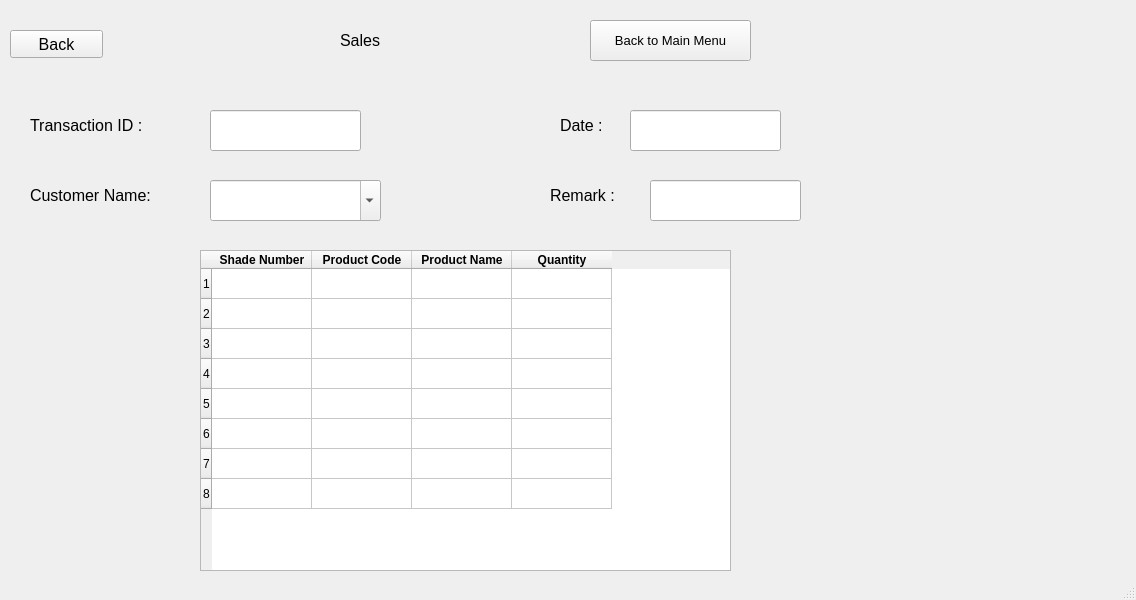
<?xml version="1.0" encoding="UTF-8"?>
<ui version="4.0">
 <class>MainWindow</class>
 <widget class="QMainWindow" name="MainWindow">
  <property name="geometry">
   <rect>
    <x>0</x>
    <y>0</y>
    <width>1136</width>
    <height>600</height>
   </rect>
  </property>
  <property name="windowTitle">
   <string>MainWindow</string>
  </property>
  <widget class="QWidget" name="centralwidget">
   <widget class="QLineEdit" name="date">
    <property name="geometry">
     <rect>
      <x>630</x>
      <y>110</y>
      <width>151</width>
      <height>41</height>
     </rect>
    </property>
    <property name="font">
     <font>
      <pointsize>12</pointsize>
     </font>
    </property>
   </widget>
   <widget class="QLabel" name="label_4">
    <property name="geometry">
     <rect>
      <x>560</x>
      <y>100</y>
      <width>71</width>
      <height>51</height>
     </rect>
    </property>
    <property name="font">
     <font>
      <pointsize>12</pointsize>
     </font>
    </property>
    <property name="text">
     <string>Date :</string>
    </property>
   </widget>
   <widget class="QLabel" name="label_6">
    <property name="geometry">
     <rect>
      <x>30</x>
      <y>170</y>
      <width>161</width>
      <height>51</height>
     </rect>
    </property>
    <property name="font">
     <font>
      <pointsize>12</pointsize>
     </font>
    </property>
    <property name="text">
     <string>Customer Name:</string>
    </property>
   </widget>
   <widget class="QLabel" name="label_7">
    <property name="geometry">
     <rect>
      <x>550</x>
      <y>170</y>
      <width>101</width>
      <height>51</height>
     </rect>
    </property>
    <property name="font">
     <font>
      <pointsize>12</pointsize>
     </font>
    </property>
    <property name="text">
     <string>Remark :</string>
    </property>
   </widget>
   <widget class="QPushButton" name="shade_confirm">
    <property name="geometry">
     <rect>
      <x>860</x>
      <y>640</y>
      <width>111</width>
      <height>51</height>
     </rect>
    </property>
    <property name="font">
     <font>
      <pointsize>12</pointsize>
     </font>
    </property>
    <property name="text">
     <string>Confirm</string>
    </property>
   </widget>
   <widget class="QLineEdit" name="shade_add_total">
    <property name="geometry">
     <rect>
      <x>260</x>
      <y>630</y>
      <width>151</width>
      <height>41</height>
     </rect>
    </property>
    <property name="font">
     <font>
      <pointsize>12</pointsize>
     </font>
    </property>
   </widget>
   <widget class="QPushButton" name="back_add_rm">
    <property name="geometry">
     <rect>
      <x>10</x>
      <y>30</y>
      <width>93</width>
      <height>28</height>
     </rect>
    </property>
    <property name="font">
     <font>
      <pointsize>12</pointsize>
     </font>
    </property>
    <property name="text">
     <string>Back</string>
    </property>
   </widget>
   <widget class="QLineEdit" name="shade_transaction_id">
    <property name="geometry">
     <rect>
      <x>210</x>
      <y>110</y>
      <width>151</width>
      <height>41</height>
     </rect>
    </property>
    <property name="font">
     <font>
      <pointsize>12</pointsize>
     </font>
    </property>
   </widget>
   <widget class="QPushButton" name="pushButton">
    <property name="geometry">
     <rect>
      <x>590</x>
      <y>20</y>
      <width>161</width>
      <height>41</height>
     </rect>
    </property>
    <property name="font">
     <font>
      <pointsize>10</pointsize>
     </font>
    </property>
    <property name="text">
     <string>Back to Main Menu</string>
    </property>
   </widget>
   <widget class="QLineEdit" name="shade_remark">
    <property name="geometry">
     <rect>
      <x>650</x>
      <y>180</y>
      <width>151</width>
      <height>41</height>
     </rect>
    </property>
    <property name="font">
     <font>
      <pointsize>12</pointsize>
     </font>
    </property>
   </widget>
   <widget class="QLabel" name="label_3">
    <property name="geometry">
     <rect>
      <x>340</x>
      <y>20</y>
      <width>151</width>
      <height>41</height>
     </rect>
    </property>
    <property name="font">
     <font>
      <pointsize>12</pointsize>
     </font>
    </property>
    <property name="text">
     <string>Sales</string>
    </property>
   </widget>
   <widget class="QLabel" name="label_9">
    <property name="geometry">
     <rect>
      <x>110</x>
      <y>620</y>
      <width>161</width>
      <height>51</height>
     </rect>
    </property>
    <property name="font">
     <font>
      <pointsize>12</pointsize>
     </font>
    </property>
    <property name="text">
     <string>Total Quantity :</string>
    </property>
   </widget>
   <widget class="QComboBox" name="shade_customer">
    <property name="geometry">
     <rect>
      <x>210</x>
      <y>180</y>
      <width>171</width>
      <height>41</height>
     </rect>
    </property>
    <property name="font">
     <font>
      <pointsize>12</pointsize>
     </font>
    </property>
    <property name="editable">
     <bool>true</bool>
    </property>
    <item>
     <property name="text">
      <string/>
     </property>
    </item>
    <item>
     <property name="text">
      <string>Rajesh</string>
     </property>
    </item>
    <item>
     <property name="text">
      <string>Nishit</string>
     </property>
    </item>
    <item>
     <property name="text">
      <string>Nilay</string>
     </property>
    </item>
    <item>
     <property name="text">
      <string>Parth</string>
     </property>
    </item>
   </widget>
   <widget class="QLabel" name="label_5">
    <property name="geometry">
     <rect>
      <x>30</x>
      <y>100</y>
      <width>161</width>
      <height>51</height>
     </rect>
    </property>
    <property name="font">
     <font>
      <pointsize>12</pointsize>
     </font>
    </property>
    <property name="text">
     <string>Transaction ID : </string>
    </property>
   </widget>
   <widget class="QTableWidget" name="shade_addtable">
    <property name="geometry">
     <rect>
      <x>200</x>
      <y>250</y>
      <width>531</width>
      <height>321</height>
     </rect>
    </property>
    <property name="rowCount">
     <number>8</number>
    </property>
    <property name="columnCount">
     <number>4</number>
    </property>
    <row/>
    <row/>
    <row/>
    <row/>
    <row/>
    <row/>
    <row/>
    <row/>
    <column>
     <property name="text">
      <string>Shade Number</string>
     </property>
     <property name="font">
      <font>
       <weight>75</weight>
       <bold>true</bold>
      </font>
     </property>
    </column>
    <column>
     <property name="text">
      <string>Product Code</string>
     </property>
     <property name="font">
      <font>
       <weight>75</weight>
       <bold>true</bold>
      </font>
     </property>
    </column>
    <column>
     <property name="text">
      <string>Product Name</string>
     </property>
     <property name="font">
      <font>
       <weight>75</weight>
       <bold>true</bold>
      </font>
     </property>
    </column>
    <column>
     <property name="text">
      <string>Quantity</string>
     </property>
     <property name="font">
      <font>
       <weight>75</weight>
       <bold>true</bold>
      </font>
     </property>
    </column>
    <item row="0" column="2">
     <property name="text">
      <string/>
     </property>
     <property name="flags">
      <set>ItemIsSelectable|ItemIsDragEnabled|ItemIsEnabled</set>
     </property>
    </item>
    <item row="1" column="2">
     <property name="text">
      <string/>
     </property>
     <property name="flags">
      <set>ItemIsSelectable|ItemIsDragEnabled|ItemIsEnabled</set>
     </property>
    </item>
    <item row="2" column="2">
     <property name="text">
      <string/>
     </property>
     <property name="flags">
      <set>ItemIsSelectable|ItemIsDragEnabled|ItemIsEnabled</set>
     </property>
    </item>
    <item row="3" column="2">
     <property name="text">
      <string/>
     </property>
     <property name="flags">
      <set>ItemIsSelectable|ItemIsDragEnabled|ItemIsEnabled</set>
     </property>
    </item>
    <item row="4" column="2">
     <property name="text">
      <string/>
     </property>
     <property name="flags">
      <set>ItemIsSelectable|ItemIsDragEnabled|ItemIsEnabled</set>
     </property>
    </item>
    <item row="5" column="2">
     <property name="text">
      <string/>
     </property>
     <property name="flags">
      <set>ItemIsSelectable|ItemIsDragEnabled|ItemIsEnabled</set>
     </property>
    </item>
    <item row="6" column="2">
     <property name="text">
      <string/>
     </property>
     <property name="flags">
      <set>ItemIsSelectable|ItemIsDragEnabled|ItemIsEnabled</set>
     </property>
    </item>
    <item row="7" column="2">
     <property name="text">
      <string/>
     </property>
     <property name="flags">
      <set>ItemIsSelectable|ItemIsDragEnabled|ItemIsEnabled</set>
     </property>
    </item>
   </widget>
  </widget>
  <widget class="QStatusBar" name="statusbar"/>
 </widget>
 <resources/>
 <connections/>
</ui>
